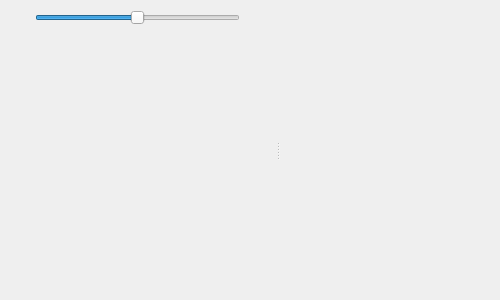
<?xml version="1.0" encoding="UTF-8"?>
<ui version="4.0">
 <class>ScopeWindow</class>
 <widget class="QWidget" name="ScopeWindow">
  <property name="windowModality">
   <enum>Qt::NonModal</enum>
  </property>
  <property name="geometry">
   <rect>
    <x>0</x>
    <y>0</y>
    <width>500</width>
    <height>300</height>
   </rect>
  </property>
  <property name="minimumSize">
   <size>
    <width>500</width>
    <height>300</height>
   </size>
  </property>
  <property name="contextMenuPolicy">
   <enum>Qt::DefaultContextMenu</enum>
  </property>
  <property name="windowTitle">
   <string>Form</string>
  </property>
  <property name="styleSheet">
   <string notr="true"/>
  </property>
  <layout class="QHBoxLayout" name="horizontalLayout">
   <property name="spacing">
    <number>0</number>
   </property>
   <property name="leftMargin">
    <number>0</number>
   </property>
   <property name="topMargin">
    <number>0</number>
   </property>
   <property name="rightMargin">
    <number>0</number>
   </property>
   <property name="bottomMargin">
    <number>0</number>
   </property>
   <item>
    <widget class="QSplitter" name="splitter">
     <property name="orientation">
      <enum>Qt::Horizontal</enum>
     </property>
     <property name="handleWidth">
      <number>5</number>
     </property>
     <widget class="QWidget" name="widget_left" native="true">
      <property name="sizePolicy">
       <sizepolicy hsizetype="Preferred" vsizetype="Preferred">
        <horstretch>0</horstretch>
        <verstretch>0</verstretch>
       </sizepolicy>
      </property>
      <property name="styleSheet">
       <string notr="true"/>
      </property>
      <layout class="QVBoxLayout" name="verticalLayout">
       <property name="spacing">
        <number>0</number>
       </property>
       <property name="leftMargin">
        <number>5</number>
       </property>
       <property name="topMargin">
        <number>5</number>
       </property>
       <property name="rightMargin">
        <number>5</number>
       </property>
       <property name="bottomMargin">
        <number>5</number>
       </property>
       <item>
        <widget class="QWidget" name="widget_top" native="true">
         <property name="sizePolicy">
          <sizepolicy hsizetype="Minimum" vsizetype="Preferred">
           <horstretch>0</horstretch>
           <verstretch>0</verstretch>
          </sizepolicy>
         </property>
         <property name="minimumSize">
          <size>
           <width>0</width>
           <height>0</height>
          </size>
         </property>
         <property name="maximumSize">
          <size>
           <width>16777215</width>
           <height>50</height>
          </size>
         </property>
         <property name="styleSheet">
          <string notr="true"/>
         </property>
         <layout class="QVBoxLayout" name="verticalLayout_4">
          <property name="spacing">
           <number>0</number>
          </property>
          <property name="leftMargin">
           <number>30</number>
          </property>
          <property name="topMargin">
           <number>5</number>
          </property>
          <property name="rightMargin">
           <number>30</number>
          </property>
          <property name="bottomMargin">
           <number>0</number>
          </property>
          <item>
           <widget class="QSlider" name="sliderSignal">
            <property name="sizePolicy">
             <sizepolicy hsizetype="Expanding" vsizetype="Preferred">
              <horstretch>0</horstretch>
              <verstretch>0</verstretch>
             </sizepolicy>
            </property>
            <property name="styleSheet">
             <string notr="true"/>
            </property>
            <property name="minimum">
             <number>-1000</number>
            </property>
            <property name="maximum">
             <number>1000</number>
            </property>
            <property name="singleStep">
             <number>5</number>
            </property>
            <property name="pageStep">
             <number>10</number>
            </property>
            <property name="value">
             <number>0</number>
            </property>
            <property name="orientation">
             <enum>Qt::Horizontal</enum>
            </property>
            <property name="invertedControls">
             <bool>false</bool>
            </property>
           </widget>
          </item>
         </layout>
        </widget>
       </item>
       <item>
        <widget class="QWidget" name="widget_trace" native="true">
         <property name="sizePolicy">
          <sizepolicy hsizetype="Preferred" vsizetype="Expanding">
           <horstretch>0</horstretch>
           <verstretch>0</verstretch>
          </sizepolicy>
         </property>
         <property name="minimumSize">
          <size>
           <width>0</width>
           <height>0</height>
          </size>
         </property>
         <property name="styleSheet">
          <string notr="true"/>
         </property>
         <layout class="QHBoxLayout" name="horizontalLayout_2">
          <property name="spacing">
           <number>0</number>
          </property>
          <property name="leftMargin">
           <number>0</number>
          </property>
          <property name="topMargin">
           <number>0</number>
          </property>
          <property name="rightMargin">
           <number>0</number>
          </property>
          <property name="bottomMargin">
           <number>0</number>
          </property>
          <item>
           <widget class="QWidget" name="widget_chart" native="true">
            <property name="sizePolicy">
             <sizepolicy hsizetype="Expanding" vsizetype="Expanding">
              <horstretch>0</horstretch>
              <verstretch>0</verstretch>
             </sizepolicy>
            </property>
            <property name="styleSheet">
             <string notr="true"/>
            </property>
            <layout class="QVBoxLayout" name="verticalLayout_5">
             <property name="spacing">
              <number>0</number>
             </property>
             <property name="leftMargin">
              <number>0</number>
             </property>
             <property name="topMargin">
              <number>0</number>
             </property>
             <property name="rightMargin">
              <number>0</number>
             </property>
             <property name="bottomMargin">
              <number>0</number>
             </property>
             <item>
              <layout class="QVBoxLayout" name="verticalLayout_chart">
               <property name="spacing">
                <number>0</number>
               </property>
              </layout>
             </item>
            </layout>
           </widget>
          </item>
         </layout>
        </widget>
       </item>
       <item>
        <widget class="QWidget" name="widget_info" native="true">
         <property name="sizePolicy">
          <sizepolicy hsizetype="Preferred" vsizetype="Preferred">
           <horstretch>0</horstretch>
           <verstretch>0</verstretch>
          </sizepolicy>
         </property>
         <property name="minimumSize">
          <size>
           <width>0</width>
           <height>0</height>
          </size>
         </property>
         <property name="maximumSize">
          <size>
           <width>16777215</width>
           <height>150</height>
          </size>
         </property>
         <property name="styleSheet">
          <string notr="true"/>
         </property>
         <layout class="QVBoxLayout" name="verticalLayout_2">
          <property name="spacing">
           <number>0</number>
          </property>
          <property name="leftMargin">
           <number>0</number>
          </property>
          <property name="topMargin">
           <number>0</number>
          </property>
          <property name="rightMargin">
           <number>0</number>
          </property>
          <property name="bottomMargin">
           <number>3</number>
          </property>
          <item>
           <layout class="QVBoxLayout" name="verticalLayout_info">
            <property name="spacing">
             <number>0</number>
            </property>
            <property name="leftMargin">
             <number>15</number>
            </property>
            <property name="rightMargin">
             <number>15</number>
            </property>
           </layout>
          </item>
         </layout>
        </widget>
       </item>
      </layout>
     </widget>
     <widget class="QWidget" name="widget_settings" native="true">
      <property name="sizePolicy">
       <sizepolicy hsizetype="Preferred" vsizetype="Expanding">
        <horstretch>0</horstretch>
        <verstretch>0</verstretch>
       </sizepolicy>
      </property>
      <property name="minimumSize">
       <size>
        <width>220</width>
        <height>0</height>
       </size>
      </property>
      <property name="maximumSize">
       <size>
        <width>350</width>
        <height>16777215</height>
       </size>
      </property>
      <property name="styleSheet">
       <string notr="true"/>
      </property>
      <layout class="QVBoxLayout" name="verticalLayout_3">
       <property name="spacing">
        <number>2</number>
       </property>
       <property name="leftMargin">
        <number>0</number>
       </property>
       <property name="topMargin">
        <number>0</number>
       </property>
       <property name="rightMargin">
        <number>0</number>
       </property>
       <property name="bottomMargin">
        <number>0</number>
       </property>
       <item>
        <layout class="QVBoxLayout" name="verticalLayout_settings">
         <property name="spacing">
          <number>2</number>
         </property>
        </layout>
       </item>
      </layout>
     </widget>
    </widget>
   </item>
  </layout>
 </widget>
 <resources/>
 <connections/>
</ui>
